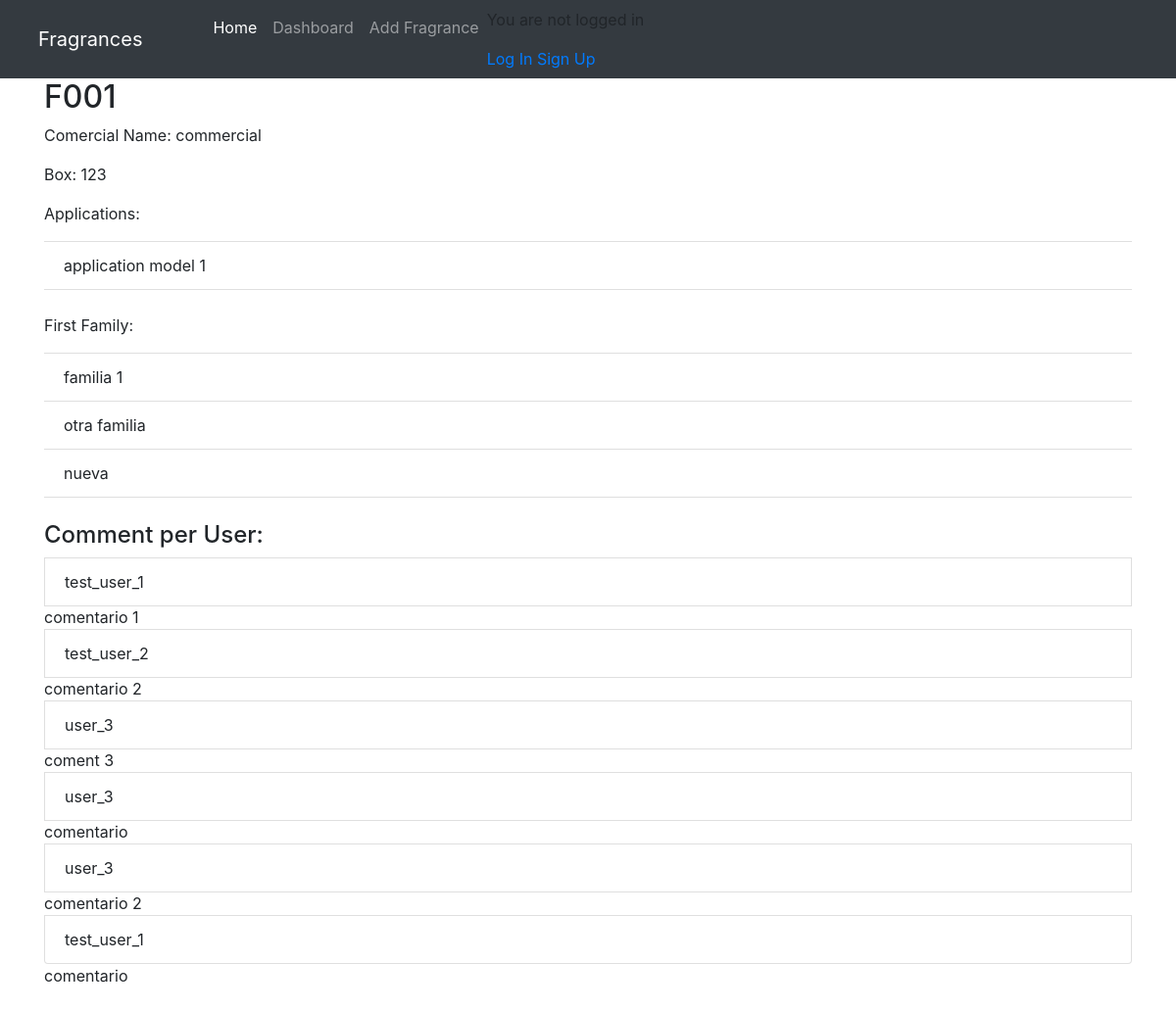
Before: /fragrance/1 with the older database file.
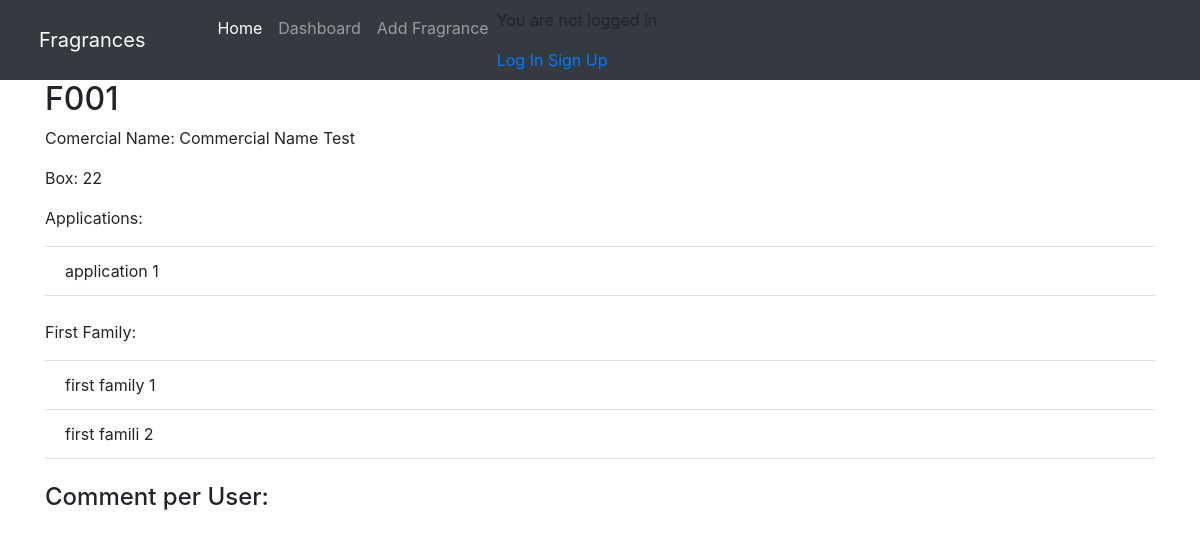
After: the same page with the newer database file.
### fragrances/models.py (models this page shows, shortened)
class FragrancesModel(models.Model):
    fragrance_code = models.CharField(unique=True, max_length=20, verbose_name="fragrance code")
    essential_club = models.BooleanField(verbose_name="essential club", default=False, null=False)
    vigente = models.BooleanField(verbose_name="vigente")
    application = models.ManyToManyField(ApplicationModel, verbose_name="application")  # Relation Many to Many (it is like a TAG)
    commercial_name = models.CharField(max_length=20, verbose_name="commercial name")
    box = models.IntegerField(verbose_name="box")
    cost_kilo_us = models.FloatField(verbose_name="cost kilo")
    selling_price_aud = models.FloatField(verbose_name="selling price")
    first_family = models.ManyToManyField(FirstFamilyModel, verbose_name="first family")  # Relation Many to Many (it is like a TAG)
    second_family = models.ManyToManyField(SecondFamilyModel, verbose_name="second family")  # Relation Many to Many (it is like a TAG)
    third_family = models.ManyToManyField(ThirdFamilyModel, verbose_name="third family")  # Relation Many to Many (it is like a TAG)
    market_type = models.ManyToManyField(MarketTypeModel, verbose_name="market type")  # Relation Many to Many (it is like a TAG)
    nota_salida = models.ManyToManyField(NotaSalidaModel, verbose_name="nota salida")  # Relation Many to Many (it is like a TAG)
    nota_cuerpo = models.ManyToManyField(NotaCuerpoModel, verbose_name="nota cuerpo")  # Relation Many to Many (it is like a TAG)
    nota_fondo = models.ManyToManyField(NotaFondoModel, verbose_name="nota fondo")  # Relation Many to Many (it is like a TAG)
    expiry_date = models.DateField(verbose_name="expiry date")
    sample_size = models.FloatField(verbose_name="sample size")
    technology = models.ManyToManyField(TechnologyModel, verbose_name="technology")  # Relation Many to Many (it is like a TAG)
    collection_prom = models.ManyToManyField(CollectionModel, verbose_name="collection")  # Relation Many to Many (it is like a TAG)
    shortlisted = models.BooleanField(verbose_name="shortlisted")
    won_selling = models.BooleanField(verbose_name="won selling")
    natural_extracts = models.ManyToManyField(NaturalExtractsModel, verbose_name="natural extracts")  # Relation Many to Many (it is like a TAG)
    allergen = models.FloatField(verbose_name="allergen")
    natural_percentage = models.BooleanField(verbose_name="natural percentage")
    natural_derived = models.BooleanField(verbose_name="natural derived")
    ecocert = models.BooleanField(verbose_name="ecocert")
    bio_degradable = models.BooleanField(verbose_name="bio degradable")
    dangerous_good = models.BooleanField(verbose_name="dangerous good")
    ai = models.BooleanField(verbose_name="ai")

class ApplicationModel(models.Model):
    application_name = models.CharField(max_length=20)
    def __str__(self):
        return self.application_name

class FirstFamilyModel(models.Model):
    first_family = models.CharField(max_length=20)
    def __str__(self):
        return self.first_family

class CommentsModel(models.Model):
    author = models.ForeignKey(CustomUser, on_delete=models.SET_NULL, null=True, verbose_name="author")
    fragrance = models.ForeignKey(FragrancesModel, on_delete=models.SET_NULL, null=True)
    comment = models.CharField(max_length=90, verbose_name="comment")
    def __str__(self):
        return str(self.author)

class CustomUser(AbstractUser):
    age = models.PositiveIntegerField(null=True, blank=True, verbose_name="edad")

### fragrances/views.py (the view)
# urls.py: path('fragrance/<int:pk>', FragrancesDetailView.as_view(), name='fragrance_detail'),
class FragrancesDetailView(DetailView):
    model = FragrancesModel
    context_object_name = 'fragrance_detail'
    template_name = 'fragrances-detail.html'

### fragrances/templates/fragrances-detail.html
{% extends 'base.html' %}
{% block content %}
    <div class="container">
        <h2>{{ fragrance_detail.fragrance_code }}</h2>
        <p>Comercial Name: {{ fragrance_detail.commercial_name }}</p>
        <p>Box: {{ fragrance_detail.box }}</p>
        <p>Applications: </p>
        <ul class="list-group list-group-flush">
            {% for i in fragrance_detail.application.all %}
                <li class="list-group-item">{{ i }} </li>
            {% endfor %}
        </ul>
        <br>
        <p>First Family:</p>
        <ul class="list-group list-group-flush">
            {% for i in fragrance_detail.first_family.all %}
                <li class="list-group-item">{{ i }} </li>
            {% endfor %}
        </ul>
        <br>
       <h4>Comment per User:</h4>
            {% for user in fragrance_detail.commentsmodel_set.all %}
              <li class="list-group-item">{{ user }} </li>
                {{ user.comment }}
             {% endfor %}
    </div>
    <br>
{% endblock %}

### fragrances/templates/base.html (shortened to what this page needs)
<html>
<head>
    <link rel="stylesheet" href="https://maxcdn.bootstrapcdn.com/bootstrap/4.0.0/css/bootstrap.min.css"
>
    <link rel="stylesheet" type="text/css"
          href="https://cdn.datatables.net/v/bs4/jszip-2.5.0/dt-1.10.23/b-1.6.5/b-colvis-1.6.5/b-html5-1.6.5/datatables.min.css"/>
</head>
<body>
{% include 'navbar.html' %}
{% block content %}
{% endblock content %}
</body>
</html>

### fragrances/templates/navbar.html (shortened to what this page needs)
<nav class="navbar navbar-dark bg-dark navbar-expand-lg navbar-light bg-light px-4">
    <div class="container-fluid">
        <a class="navbar-brand" href="#">Fragrances</a>
        <div class="collapse navbar-collapse" id="navbarSupportedContent">
            <ul class="navbar-nav me-auto mb-2 mb-lg-0 px-5">
                <li class="nav-item">
                    <a class="nav-link active" aria-current="page" href="{% url 'home' %}">Home</a>
                </li>
                <li class="nav-item">
                    <a class="nav-link" href="{% url 'dashboard' %}">Dashboard</a>
                </li>
                <li class="nav-item">
                    <a class="nav-link" href="{% url 'add_fragrance' %}">Add Fragrance</a>
                </li>
                <li>
                    {% if user.is_authenticated %}
                        <p>Hi {{ user.username }}!</p> <p><a href="{% url 'logout' %}">Log Out</a></p>
                        {% else %}
                        <p>You are not logged in</p>
                        <a href="{% url 'login' %}">Log In</a>
                        <a href="{% url 'signup' %}">Sign Up</a>
                    {% endif %}
                </li>
            </ul>
        </div>
    </div>
</nav>

Changed rows visible on the page:
no longer on this page (row edited): FirstFamilyModel: first_family "nueva"
no longer on this page (row edited): CommentsModel: author.username "test_user_1", comment "comentario 1"
removed CommentsModel: author.username "test_user_2", comment "comentario 2"
removed CommentsModel: author.username "user_3", comment "coment 3"
removed CommentsModel: author.username "user_3", comment "comentario"
removed CommentsModel: author.username "user_3", comment "comentario 2"
removed CommentsModel: author.username "test_user_1", comment "comentario"
changed FragrancesModel: commercial_name "commercial" → "Commercial Name Test"; box "123" → "22"
changed ApplicationModel: application_name "application model 1" → "application 1"
changed FirstFamilyModel: first_family "familia 1" → "first family 1"
changed FirstFamilyModel: first_family "otra familia" → "first famili 2"
